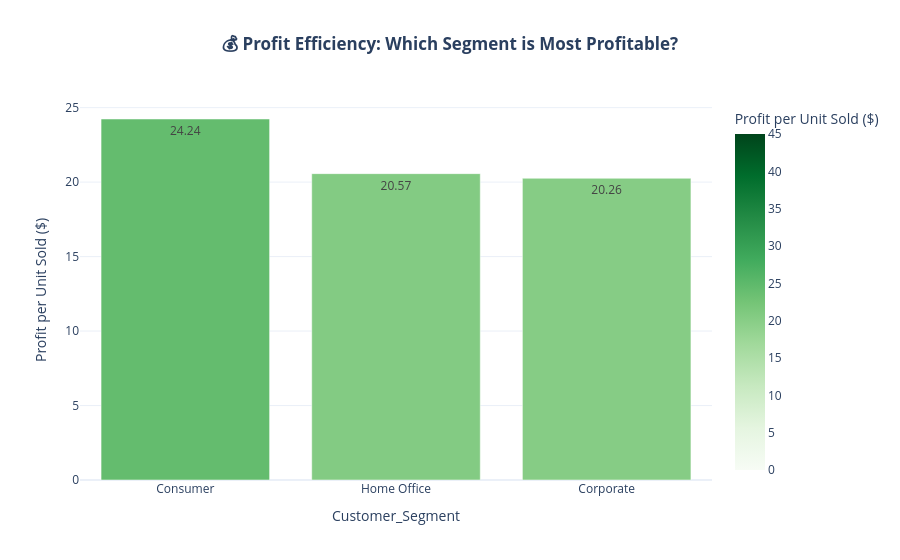

The notebook cell this image was saved under:
### Markdown cell above
### Profit Efficiency Analysis

### Code cell
# --- Segment Profitability Efficiency ---

# 1. Calculate Profit per Unit for each segment
segment_efficiency = df.groupby('Customer_Segment').agg({
    'Quantity': 'sum',
    'Profit': 'sum'
}).reset_index()

segment_efficiency['Profit_Per_Unit'] = segment_efficiency['Profit'] / segment_efficiency['Quantity']

# 2. Visualize the Efficiency
fig_efficiency = px.bar(
    segment_efficiency.sort_values('Profit_Per_Unit', ascending=False),
    x='Customer_Segment',
    y='Profit_Per_Unit',
    text_auto='.2f',
    title="<b>💰 Profit Efficiency: Which Segment is Most Profitable?</b>",
    labels={'Profit_Per_Unit': 'Profit per Unit Sold ($)'},
    color='Profit_Per_Unit',
    color_continuous_scale='Greens',
    range_color=[0, 45],                     # Anchoring at 0 and giving some buffer above 24.24
    template='plotly_white'
)

fig_efficiency.update_layout(title_x=0.5)
fig_efficiency.show()

### Figure 1 — Plotly figure (JSON) as saved in the notebook; plotly's stock layout.template omitted (floating-point values rounded to 4 significant figures)
{"data": [{"hovertemplate": "Customer_Segment=%{x}<br>Profit per Unit Sold ($)=%{marker.color}<extra></extra>", "legendgroup": "", "marker": {"color": [24.24, 20.57, 20.26], "coloraxis": "coloraxis", "pattern": {"shape": ""}}, "name": "", "orientation": "v", "showlegend": false, "textposition": "auto", "texttemplate": "%{y:.2f}", "type": "bar", "x": ["Consumer", "Home Office", "Corporate"], "xaxis": "x", "y": [24.24, 20.57, 20.26], "yaxis": "y"}], "layout": {"barmode": "relative", "coloraxis": {"cmax": 45, "cmin": 0, "colorbar": {"title": {"text": "Profit per Unit Sold ($)"}}, "colorscale": [[0, "rgb(247,252,245)"], [0.125, "rgb(229,245,224)"], [0.25, "rgb(199,233,192)"], [0.375, "rgb(161,217,155)"], [0.5, "rgb(116,196,118)"], [0.625, "rgb(65,171,93)"], [0.75, "rgb(35,139,69)"], [0.875, "rgb(0,109,44)"], [1, "rgb(0,68,27)"]]}, "legend": {"tracegroupgap": 0}, "title": {"text": "<b>💰 Profit Efficiency: Which Segment is Most Profitable?</b>", "x": 0.5}, "xaxis": {"anchor": "y", "domain": [0, 1], "title": {"text": "Customer_Segment"}}, "yaxis": {"anchor": "x", "domain": [0, 1], "title": {"text": "Profit per Unit Sold ($)"}}}}
